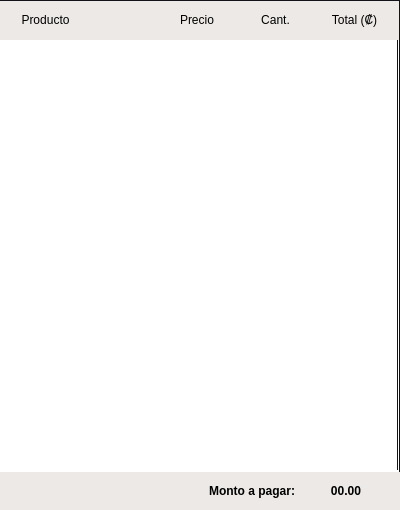
<?xml version="1.0" encoding="UTF-8"?>
<ui version="4.0">
 <class>Order</class>
 <widget class="QWidget" name="Order">
  <property name="geometry">
   <rect>
    <x>0</x>
    <y>0</y>
    <width>400</width>
    <height>510</height>
   </rect>
  </property>
  <property name="sizePolicy">
   <sizepolicy hsizetype="Expanding" vsizetype="Expanding">
    <horstretch>0</horstretch>
    <verstretch>0</verstretch>
   </sizepolicy>
  </property>
  <property name="minimumSize">
   <size>
    <width>400</width>
    <height>0</height>
   </size>
  </property>
  <property name="maximumSize">
   <size>
    <width>400</width>
    <height>16777215</height>
   </size>
  </property>
  <property name="windowTitle">
   <string>Form</string>
  </property>
  <layout class="QVBoxLayout" name="verticalLayout">
   <property name="spacing">
    <number>0</number>
   </property>
   <property name="leftMargin">
    <number>0</number>
   </property>
   <property name="topMargin">
    <number>0</number>
   </property>
   <property name="rightMargin">
    <number>0</number>
   </property>
   <property name="bottomMargin">
    <number>0</number>
   </property>
   <item>
    <widget class="QWidget" name="widget_2" native="true">
     <property name="sizePolicy">
      <sizepolicy hsizetype="Expanding" vsizetype="Expanding">
       <horstretch>0</horstretch>
       <verstretch>0</verstretch>
      </sizepolicy>
     </property>
     <property name="maximumSize">
      <size>
       <width>16777215</width>
       <height>40</height>
      </size>
     </property>
     <property name="styleSheet">
      <string notr="true">QWidget {
	color: black;
	background-color: rgb(237, 233, 230);
	border-top: 1px solid rgb(18, 18, 23);
	border-bottom: none;
	border-left: none;
	border-right: 1px solid rgb(18, 18, 23);
}</string>
     </property>
     <layout class="QHBoxLayout" name="horizontalLayout_5">
      <item>
       <widget class="QLabel" name="label_13">
        <property name="sizePolicy">
         <sizepolicy hsizetype="Expanding" vsizetype="Minimum">
          <horstretch>0</horstretch>
          <verstretch>0</verstretch>
         </sizepolicy>
        </property>
        <property name="minimumSize">
         <size>
          <width>0</width>
          <height>20</height>
         </size>
        </property>
        <property name="styleSheet">
         <string notr="true">border:none;</string>
        </property>
        <property name="text">
         <string>Producto</string>
        </property>
        <property name="alignment">
         <set>Qt::AlignmentFlag::AlignCenter</set>
        </property>
       </widget>
      </item>
      <item>
       <spacer name="horizontalSpacer_12">
        <property name="orientation">
         <enum>Qt::Orientation::Horizontal</enum>
        </property>
        <property name="sizeHint" stdset="0">
         <size>
          <width>40</width>
          <height>20</height>
         </size>
        </property>
       </spacer>
      </item>
      <item>
       <widget class="QLabel" name="label_14">
        <property name="sizePolicy">
         <sizepolicy hsizetype="Expanding" vsizetype="Minimum">
          <horstretch>0</horstretch>
          <verstretch>0</verstretch>
         </sizepolicy>
        </property>
        <property name="minimumSize">
         <size>
          <width>0</width>
          <height>20</height>
         </size>
        </property>
        <property name="styleSheet">
         <string notr="true">border:none;</string>
        </property>
        <property name="text">
         <string>Precio</string>
        </property>
        <property name="alignment">
         <set>Qt::AlignmentFlag::AlignCenter</set>
        </property>
       </widget>
      </item>
      <item>
       <widget class="QLabel" name="label_15">
        <property name="sizePolicy">
         <sizepolicy hsizetype="Expanding" vsizetype="Minimum">
          <horstretch>0</horstretch>
          <verstretch>0</verstretch>
         </sizepolicy>
        </property>
        <property name="minimumSize">
         <size>
          <width>0</width>
          <height>20</height>
         </size>
        </property>
        <property name="styleSheet">
         <string notr="true">border:none;</string>
        </property>
        <property name="text">
         <string>Cant.</string>
        </property>
        <property name="alignment">
         <set>Qt::AlignmentFlag::AlignCenter</set>
        </property>
       </widget>
      </item>
      <item>
       <widget class="QLabel" name="label_16">
        <property name="sizePolicy">
         <sizepolicy hsizetype="Expanding" vsizetype="Minimum">
          <horstretch>0</horstretch>
          <verstretch>0</verstretch>
         </sizepolicy>
        </property>
        <property name="minimumSize">
         <size>
          <width>0</width>
          <height>20</height>
         </size>
        </property>
        <property name="styleSheet">
         <string notr="true">border:none;</string>
        </property>
        <property name="text">
         <string>Total (₡)</string>
        </property>
        <property name="alignment">
         <set>Qt::AlignmentFlag::AlignCenter</set>
        </property>
       </widget>
      </item>
     </layout>
    </widget>
   </item>
   <item>
    <widget class="QScrollArea" name="ordertScrollArea">
     <property name="sizePolicy">
      <sizepolicy hsizetype="Expanding" vsizetype="Expanding">
       <horstretch>0</horstretch>
       <verstretch>0</verstretch>
      </sizepolicy>
     </property>
     <property name="maximumSize">
      <size>
       <width>400</width>
       <height>16777215</height>
      </size>
     </property>
     <property name="styleSheet">
      <string notr="true">QWidget {
	color: black;
	background-color: white;
	border-top: none;
	border-left: none;
	border-right: 1px solid rgb(18, 18, 23);
}</string>
     </property>
     <property name="horizontalScrollBarPolicy">
      <enum>Qt::ScrollBarPolicy::ScrollBarAlwaysOff</enum>
     </property>
     <property name="sizeAdjustPolicy">
      <enum>QAbstractScrollArea::SizeAdjustPolicy::AdjustToContents</enum>
     </property>
     <property name="widgetResizable">
      <bool>true</bool>
     </property>
     <property name="alignment">
      <set>Qt::AlignmentFlag::AlignCenter</set>
     </property>
     <widget class="QWidget" name="order_WidgetContents">
      <property name="geometry">
       <rect>
        <x>0</x>
        <y>0</y>
        <width>398</width>
        <height>430</height>
       </rect>
      </property>
      <property name="sizePolicy">
       <sizepolicy hsizetype="Expanding" vsizetype="Expanding">
        <horstretch>0</horstretch>
        <verstretch>0</verstretch>
       </sizepolicy>
      </property>
      <property name="maximumSize">
       <size>
        <width>398</width>
        <height>16777215</height>
       </size>
      </property>
     </widget>
    </widget>
   </item>
   <item>
    <widget class="QWidget" name="totalPrice_widget" native="true">
     <property name="maximumSize">
      <size>
       <width>400</width>
       <height>40</height>
      </size>
     </property>
     <property name="styleSheet">
      <string notr="true">background-color: rgb(237, 233, 230);
color: black;</string>
     </property>
     <layout class="QHBoxLayout" name="horizontalLayout_6">
      <item>
       <spacer name="horizontalSpacer_13">
        <property name="orientation">
         <enum>Qt::Orientation::Horizontal</enum>
        </property>
        <property name="sizeHint" stdset="0">
         <size>
          <width>40</width>
          <height>20</height>
         </size>
        </property>
       </spacer>
      </item>
      <item>
       <widget class="QLabel" name="label">
        <property name="sizePolicy">
         <sizepolicy hsizetype="Expanding" vsizetype="Preferred">
          <horstretch>0</horstretch>
          <verstretch>0</verstretch>
         </sizepolicy>
        </property>
        <property name="font">
         <font>
          <bold>true</bold>
         </font>
        </property>
        <property name="text">
         <string>Monto a pagar:</string>
        </property>
        <property name="alignment">
         <set>Qt::AlignmentFlag::AlignRight|Qt::AlignmentFlag::AlignTrailing|Qt::AlignmentFlag::AlignVCenter</set>
        </property>
       </widget>
      </item>
      <item>
       <widget class="QLabel" name="totalOrderPrice_label">
        <property name="sizePolicy">
         <sizepolicy hsizetype="Expanding" vsizetype="Preferred">
          <horstretch>0</horstretch>
          <verstretch>0</verstretch>
         </sizepolicy>
        </property>
        <property name="maximumSize">
         <size>
          <width>90</width>
          <height>16777215</height>
         </size>
        </property>
        <property name="font">
         <font>
          <bold>true</bold>
          <underline>false</underline>
         </font>
        </property>
        <property name="text">
         <string>00.00</string>
        </property>
        <property name="alignment">
         <set>Qt::AlignmentFlag::AlignCenter</set>
        </property>
       </widget>
      </item>
     </layout>
    </widget>
   </item>
  </layout>
 </widget>
 <resources/>
 <connections/>
</ui>
